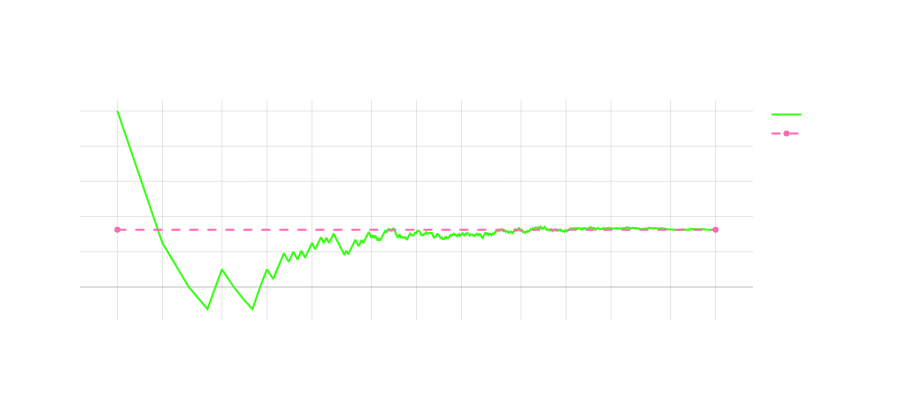

The cell this chart's notebook holds for it:
### Markdown cell above
### 3.) Estimating Statistics

 Let's consider a complex game with the following rules:
 
 1. Roll a fair 6-sided die
 2. If you roll an odd number (1,3,5):
    - Flip a weighted coin (60% heads)
    - If heads: Win $1000
    - If tails: Lose $500
 3. If you roll an even number (2,4,6):
    - Flip a fair coin (50% heads)
    - If heads: Lose $500 
    - If tails: Win $1000

**What is the fair value of this game? A canonical question in quantitative finance!**

Though we can solve this analytically, like many stochastic differential equations - what if we coudln't?

This creates an interesting probability problem that we can solve with Monte Carlo simulation.

#####  Example: Estimating the Fair Value of a Game of Chance 

You are a casino and you want to ensure you have edge against the players for this new game - what will you charge them to play?

### Code cell
# Calculate theoretical mean
# For odd rolls (probability 1/2):
#   P(win|odd) = 0.6, win $1000
#   P(lose|odd) = 0.4, lose $500
odd_ev = 0.5 * (0.6 * 1000 + 0.4 * (-500))

# For even rolls (probability 1/2):
#   P(win|even) = 0.5, win $1000
#   P(lose|even) = 0.5, lose $500
even_ev = 0.5 * (0.5 * 1000 + 0.5 * (-500))

# Total expected value
theoretical_mean = odd_ev + even_ev

# Create figure
fig = make_subplots(rows=1, cols=1,
                    subplot_titles=('Convergence of Sample Mean (Game Outcomes)'))

# Generate samples
n_samples = 10000
def play_game():
    # Roll die
    roll = np.random.randint(1, 7)
    
    # Odd roll case
    if roll % 2 == 1:
        # Flip weighted coin (60% heads)
        if np.random.random() < 0.6:
            return 1000  # Win on heads
        else:
            return -500  # Lose on tails
    
    # Even roll case
    else:
        # Flip fair coin (50% heads) 
        if np.random.random() < 0.5:
            return -500  # Lose on heads
        else:
            return 1000  # Win on tails

outcomes = np.array([play_game() for _ in range(n_samples)])

# Calculate cumulative means
cum_means = np.cumsum(outcomes) / np.arange(1, n_samples + 1)

# Add mean convergence trace
fig.add_trace(
    go.Scatter(x=np.arange(1, n_samples + 1), y=cum_means,
               name='Sample Mean',
               line=dict(color='#39FF14', width=2)),  # Neon green
    row=1, col=1
)
fig.add_trace(
    go.Scatter(x=[1, n_samples], y=[theoretical_mean, theoretical_mean],
               name='True Mean',
               line=dict(color='#FF69B4', width=2, dash='dash')),  # Neon pink
    row=1, col=1
)

# Update layout
fig.update_layout(
    showlegend=True,
    height=400,
    xaxis_type='log',
    title_text='Monte Carlo Convergence for Game Outcomes',
    title_x=0.5,
    title_font_size=20,
    plot_bgcolor='rgba(0,0,0,0)',
    paper_bgcolor='rgba(0,0,0,0)',
    font=dict(color='white')
)

# Update axes
fig.update_xaxes(showgrid=True, gridwidth=1, gridcolor='rgba(128,128,128,0.2)',
                 zeroline=True, zerolinewidth=1, zerolinecolor='rgba(128,128,128,0.5)')
fig.update_yaxes(showgrid=True, gridwidth=1, gridcolor='rgba(128,128,128,0.2)',
                 zeroline=True, zerolinewidth=1, zerolinecolor='rgba(128,128,128,0.5)')

print(f"Theoretical mean: ${theoretical_mean:.2f}")
fig.show()

### Figure 1 — Plotly figure (JSON) as saved in the notebook; plotly's stock layout.template omitted (floating-point values rounded to 4 significant figures; data arrays with more than 128 entries replaced by an {"elided": "..."} marker saying what was removed)
{"data": [{"line": {"color": "#39FF14", "width": 2}, "name": "Sample Mean", "type": "scatter", "x": {"elided": "10000 int values"}, "xaxis": "x", "y": {"elided": "10000 float values"}, "yaxis": "y"}, {"line": {"color": "#FF69B4", "dash": "dash", "width": 2}, "name": "True Mean", "type": "scatter", "x": [1, 10000], "xaxis": "x", "y": [325, 325], "yaxis": "y"}], "layout": {"annotations": [{"font": {"size": 16}, "showarrow": false, "text": "C", "x": 0.5, "xanchor": "center", "xref": "paper", "y": 1, "yanchor": "bottom", "yref": "paper"}], "font": {"color": "white"}, "height": 400, "paper_bgcolor": "rgba(0,0,0,0)", "plot_bgcolor": "rgba(0,0,0,0)", "showlegend": true, "title": {"font": {"size": 20}, "text": "Monte Carlo Convergence for Game Outcomes", "x": 0.5}, "xaxis": {"anchor": "y", "domain": [0, 1], "gridcolor": "rgba(128,128,128,0.2)", "gridwidth": 1, "showgrid": true, "type": "log", "zeroline": true, "zerolinecolor": "rgba(128,128,128,0.5)", "zerolinewidth": 1}, "yaxis": {"anchor": "x", "domain": [0, 1], "gridcolor": "rgba(128,128,128,0.2)", "gridwidth": 1, "showgrid": true, "zeroline": true, "zerolinecolor": "rgba(128,128,128,0.5)", "zerolinewidth": 1}}}
